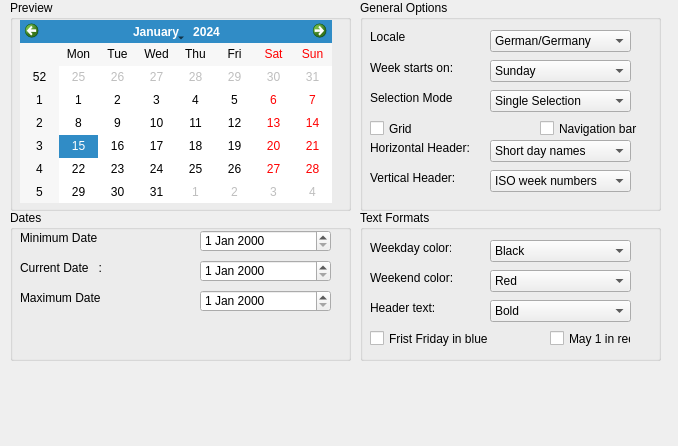
<?xml version="1.0" encoding="UTF-8"?>
<ui version="4.0">
 <class>Form</class>
 <widget class="QWidget" name="Form">
  <property name="geometry">
   <rect>
    <x>0</x>
    <y>0</y>
    <width>678</width>
    <height>446</height>
   </rect>
  </property>
  <property name="windowTitle">
   <string>Form</string>
  </property>
  <widget class="QGroupBox" name="groupBox">
   <property name="geometry">
    <rect>
     <x>10</x>
     <y>0</y>
     <width>341</width>
     <height>211</height>
    </rect>
   </property>
   <property name="title">
    <string>Preview</string>
   </property>
   <widget class="QCalendarWidget" name="calendarWidget">
    <property name="geometry">
     <rect>
      <x>10</x>
      <y>20</y>
      <width>312</width>
      <height>183</height>
     </rect>
    </property>
   </widget>
  </widget>
  <widget class="QGroupBox" name="groupBox_2">
   <property name="geometry">
    <rect>
     <x>10</x>
     <y>210</y>
     <width>341</width>
     <height>151</height>
    </rect>
   </property>
   <property name="title">
    <string>Dates</string>
   </property>
   <widget class="QLabel" name="label">
    <property name="geometry">
     <rect>
      <x>10</x>
      <y>20</y>
      <width>81</width>
      <height>16</height>
     </rect>
    </property>
    <property name="text">
     <string>Minimum Date  :</string>
    </property>
   </widget>
   <widget class="QLabel" name="label_2">
    <property name="geometry">
     <rect>
      <x>10</x>
      <y>50</y>
      <width>81</width>
      <height>16</height>
     </rect>
    </property>
    <property name="text">
     <string>Current Date   :</string>
    </property>
   </widget>
   <widget class="QLabel" name="label_3">
    <property name="geometry">
     <rect>
      <x>10</x>
      <y>80</y>
      <width>81</width>
      <height>16</height>
     </rect>
    </property>
    <property name="text">
     <string>Maximum Date :</string>
    </property>
   </widget>
   <widget class="QDateEdit" name="dateEdit">
    <property name="geometry">
     <rect>
      <x>190</x>
      <y>20</y>
      <width>131</width>
      <height>22</height>
     </rect>
    </property>
   </widget>
   <widget class="QDateEdit" name="dateEdit_2">
    <property name="geometry">
     <rect>
      <x>190</x>
      <y>50</y>
      <width>131</width>
      <height>22</height>
     </rect>
    </property>
   </widget>
   <widget class="QDateEdit" name="dateEdit_3">
    <property name="geometry">
     <rect>
      <x>190</x>
      <y>80</y>
      <width>131</width>
      <height>22</height>
     </rect>
    </property>
   </widget>
  </widget>
  <widget class="QGroupBox" name="groupBox_3">
   <property name="geometry">
    <rect>
     <x>360</x>
     <y>0</y>
     <width>301</width>
     <height>211</height>
    </rect>
   </property>
   <property name="title">
    <string>General Options</string>
   </property>
   <widget class="QLabel" name="label_4">
    <property name="geometry">
     <rect>
      <x>10</x>
      <y>30</y>
      <width>47</width>
      <height>13</height>
     </rect>
    </property>
    <property name="text">
     <string>Locale</string>
    </property>
   </widget>
   <widget class="QLabel" name="label_5">
    <property name="geometry">
     <rect>
      <x>10</x>
      <y>60</y>
      <width>91</width>
      <height>16</height>
     </rect>
    </property>
    <property name="text">
     <string>Week starts on:</string>
    </property>
   </widget>
   <widget class="QLabel" name="label_6">
    <property name="geometry">
     <rect>
      <x>10</x>
      <y>90</y>
      <width>91</width>
      <height>16</height>
     </rect>
    </property>
    <property name="text">
     <string>Selection Mode</string>
    </property>
   </widget>
   <widget class="QComboBox" name="comboBox">
    <property name="geometry">
     <rect>
      <x>130</x>
      <y>30</y>
      <width>141</width>
      <height>22</height>
     </rect>
    </property>
    <item>
     <property name="text">
      <string>German/Germany</string>
     </property>
    </item>
    <item>
     <property name="text">
      <string>English</string>
     </property>
    </item>
    <item>
     <property name="text">
      <string>Indonesian</string>
     </property>
    </item>
   </widget>
   <widget class="QComboBox" name="comboBox_2">
    <property name="geometry">
     <rect>
      <x>130</x>
      <y>60</y>
      <width>141</width>
      <height>22</height>
     </rect>
    </property>
    <item>
     <property name="text">
      <string>Sunday</string>
     </property>
    </item>
    <item>
     <property name="text">
      <string>Monday</string>
     </property>
    </item>
    <item>
     <property name="text">
      <string>Tuesday</string>
     </property>
    </item>
    <item>
     <property name="text">
      <string>Wednesday</string>
     </property>
    </item>
    <item>
     <property name="text">
      <string>Thursday</string>
     </property>
    </item>
    <item>
     <property name="text">
      <string>Friday</string>
     </property>
    </item>
    <item>
     <property name="text">
      <string>Saturday</string>
     </property>
    </item>
   </widget>
   <widget class="QComboBox" name="comboBox_3">
    <property name="geometry">
     <rect>
      <x>130</x>
      <y>90</y>
      <width>141</width>
      <height>22</height>
     </rect>
    </property>
    <item>
     <property name="text">
      <string>Single Selection</string>
     </property>
    </item>
    <item>
     <property name="text">
      <string>None</string>
     </property>
    </item>
   </widget>
   <widget class="QCheckBox" name="checkBox">
    <property name="geometry">
     <rect>
      <x>10</x>
      <y>120</y>
      <width>70</width>
      <height>17</height>
     </rect>
    </property>
    <property name="text">
     <string>Grid</string>
    </property>
   </widget>
   <widget class="QCheckBox" name="checkBox_2">
    <property name="geometry">
     <rect>
      <x>180</x>
      <y>120</y>
      <width>101</width>
      <height>17</height>
     </rect>
    </property>
    <property name="text">
     <string>Navigation bar</string>
    </property>
   </widget>
   <widget class="QLabel" name="label_7">
    <property name="geometry">
     <rect>
      <x>10</x>
      <y>140</y>
      <width>101</width>
      <height>16</height>
     </rect>
    </property>
    <property name="text">
     <string>Horizontal Header:</string>
    </property>
   </widget>
   <widget class="QLabel" name="label_8">
    <property name="geometry">
     <rect>
      <x>10</x>
      <y>170</y>
      <width>101</width>
      <height>16</height>
     </rect>
    </property>
    <property name="text">
     <string>Vertical Header:</string>
    </property>
   </widget>
   <widget class="QComboBox" name="comboBox_4">
    <property name="geometry">
     <rect>
      <x>130</x>
      <y>140</y>
      <width>141</width>
      <height>22</height>
     </rect>
    </property>
    <item>
     <property name="text">
      <string>Short day names</string>
     </property>
    </item>
   </widget>
   <widget class="QComboBox" name="comboBox_5">
    <property name="geometry">
     <rect>
      <x>130</x>
      <y>170</y>
      <width>141</width>
      <height>22</height>
     </rect>
    </property>
    <item>
     <property name="text">
      <string>ISO week numbers</string>
     </property>
    </item>
   </widget>
  </widget>
  <widget class="QGroupBox" name="groupBox_4">
   <property name="geometry">
    <rect>
     <x>360</x>
     <y>210</y>
     <width>301</width>
     <height>151</height>
    </rect>
   </property>
   <property name="title">
    <string>Text Formats</string>
   </property>
   <widget class="QLabel" name="label_19">
    <property name="geometry">
     <rect>
      <x>10</x>
      <y>30</y>
      <width>81</width>
      <height>16</height>
     </rect>
    </property>
    <property name="text">
     <string>Weekday color:</string>
    </property>
   </widget>
   <widget class="QLabel" name="label_20">
    <property name="geometry">
     <rect>
      <x>10</x>
      <y>60</y>
      <width>91</width>
      <height>16</height>
     </rect>
    </property>
    <property name="text">
     <string>Weekend color:</string>
    </property>
   </widget>
   <widget class="QLabel" name="label_21">
    <property name="geometry">
     <rect>
      <x>10</x>
      <y>90</y>
      <width>91</width>
      <height>16</height>
     </rect>
    </property>
    <property name="text">
     <string>Header text:</string>
    </property>
   </widget>
   <widget class="QComboBox" name="comboBox_16">
    <property name="geometry">
     <rect>
      <x>130</x>
      <y>30</y>
      <width>141</width>
      <height>22</height>
     </rect>
    </property>
    <item>
     <property name="text">
      <string>Black</string>
     </property>
    </item>
   </widget>
   <widget class="QComboBox" name="comboBox_17">
    <property name="geometry">
     <rect>
      <x>130</x>
      <y>60</y>
      <width>141</width>
      <height>22</height>
     </rect>
    </property>
    <item>
     <property name="text">
      <string>Red</string>
     </property>
    </item>
   </widget>
   <widget class="QComboBox" name="comboBox_18">
    <property name="geometry">
     <rect>
      <x>130</x>
      <y>90</y>
      <width>141</width>
      <height>22</height>
     </rect>
    </property>
    <item>
     <property name="text">
      <string>Bold</string>
     </property>
    </item>
    <item>
     <property name="text">
      <string>Italic</string>
     </property>
    </item>
   </widget>
   <widget class="QCheckBox" name="checkBox_7">
    <property name="geometry">
     <rect>
      <x>10</x>
      <y>120</y>
      <width>121</width>
      <height>17</height>
     </rect>
    </property>
    <property name="text">
     <string>Frist Friday in blue</string>
    </property>
   </widget>
   <widget class="QCheckBox" name="checkBox_8">
    <property name="geometry">
     <rect>
      <x>190</x>
      <y>120</y>
      <width>81</width>
      <height>17</height>
     </rect>
    </property>
    <property name="text">
     <string>May 1 in red</string>
    </property>
   </widget>
  </widget>
 </widget>
 <resources/>
 <connections/>
</ui>
